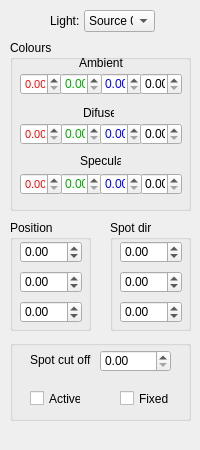
<?xml version="1.0" encoding="UTF-8"?>
<ui version="4.0">
 <class>DockWidgetLights</class>
 <widget class="QDockWidget" name="DockWidgetLights">
  <property name="geometry">
   <rect>
    <x>0</x>
    <y>0</y>
    <width>200</width>
    <height>450</height>
   </rect>
  </property>
  <property name="minimumSize">
   <size>
    <width>200</width>
    <height>450</height>
   </size>
  </property>
  <property name="maximumSize">
   <size>
    <width>200</width>
    <height>524287</height>
   </size>
  </property>
  <property name="allowedAreas">
   <set>Qt::LeftDockWidgetArea|Qt::RightDockWidgetArea</set>
  </property>
  <property name="windowTitle">
   <string>Lights Properties</string>
  </property>
  <widget class="QWidget" name="dockWidgetContents">
   <widget class="QGroupBox" name="groupBox">
    <property name="geometry">
     <rect>
      <x>10</x>
      <y>40</y>
      <width>181</width>
      <height>171</height>
     </rect>
    </property>
    <property name="title">
     <string>Colours</string>
    </property>
    <widget class="QDoubleSpinBox" name="ambientR">
     <property name="geometry">
      <rect>
       <x>10</x>
       <y>33</y>
       <width>42</width>
       <height>22</height>
      </rect>
     </property>
     <property name="palette">
      <palette>
       <active>
        <colorrole role="Text">
         <brush brushstyle="SolidPattern">
          <color alpha="255">
           <red>255</red>
           <green>0</green>
           <blue>0</blue>
          </color>
         </brush>
        </colorrole>
       </active>
       <inactive>
        <colorrole role="Text">
         <brush brushstyle="SolidPattern">
          <color alpha="255">
           <red>255</red>
           <green>0</green>
           <blue>0</blue>
          </color>
         </brush>
        </colorrole>
       </inactive>
       <disabled>
        <colorrole role="Text">
         <brush brushstyle="SolidPattern">
          <color alpha="255">
           <red>120</red>
           <green>120</green>
           <blue>120</blue>
          </color>
         </brush>
        </colorrole>
       </disabled>
      </palette>
     </property>
     <property name="font">
      <font>
       <pointsize>8</pointsize>
      </font>
     </property>
     <property name="toolTip">
      <string>value of R component</string>
     </property>
     <property name="maximum">
      <double>1.000000000000000</double>
     </property>
     <property name="singleStep">
      <double>0.100000000000000</double>
     </property>
    </widget>
    <widget class="QDoubleSpinBox" name="ambientB">
     <property name="geometry">
      <rect>
       <x>90</x>
       <y>33</y>
       <width>42</width>
       <height>22</height>
      </rect>
     </property>
     <property name="palette">
      <palette>
       <active>
        <colorrole role="Text">
         <brush brushstyle="SolidPattern">
          <color alpha="255">
           <red>0</red>
           <green>0</green>
           <blue>255</blue>
          </color>
         </brush>
        </colorrole>
       </active>
       <inactive>
        <colorrole role="Text">
         <brush brushstyle="SolidPattern">
          <color alpha="255">
           <red>0</red>
           <green>0</green>
           <blue>255</blue>
          </color>
         </brush>
        </colorrole>
       </inactive>
       <disabled>
        <colorrole role="Text">
         <brush brushstyle="SolidPattern">
          <color alpha="255">
           <red>120</red>
           <green>120</green>
           <blue>120</blue>
          </color>
         </brush>
        </colorrole>
       </disabled>
      </palette>
     </property>
     <property name="toolTip">
      <string>value of B component</string>
     </property>
     <property name="maximum">
      <double>1.000000000000000</double>
     </property>
     <property name="singleStep">
      <double>0.100000000000000</double>
     </property>
    </widget>
    <widget class="QDoubleSpinBox" name="ambientG">
     <property name="geometry">
      <rect>
       <x>50</x>
       <y>33</y>
       <width>42</width>
       <height>22</height>
      </rect>
     </property>
     <property name="palette">
      <palette>
       <active>
        <colorrole role="Text">
         <brush brushstyle="SolidPattern">
          <color alpha="255">
           <red>0</red>
           <green>170</green>
           <blue>0</blue>
          </color>
         </brush>
        </colorrole>
       </active>
       <inactive>
        <colorrole role="Text">
         <brush brushstyle="SolidPattern">
          <color alpha="255">
           <red>0</red>
           <green>170</green>
           <blue>0</blue>
          </color>
         </brush>
        </colorrole>
       </inactive>
       <disabled>
        <colorrole role="Text">
         <brush brushstyle="SolidPattern">
          <color alpha="255">
           <red>120</red>
           <green>120</green>
           <blue>120</blue>
          </color>
         </brush>
        </colorrole>
       </disabled>
      </palette>
     </property>
     <property name="toolTip">
      <string>value of G component</string>
     </property>
     <property name="maximum">
      <double>1.000000000000000</double>
     </property>
     <property name="singleStep">
      <double>0.100000000000000</double>
     </property>
    </widget>
    <widget class="QDoubleSpinBox" name="ambientA">
     <property name="geometry">
      <rect>
       <x>130</x>
       <y>33</y>
       <width>42</width>
       <height>22</height>
      </rect>
     </property>
     <property name="toolTip">
      <string>value of Alpha component</string>
     </property>
     <property name="maximum">
      <double>1.000000000000000</double>
     </property>
     <property name="singleStep">
      <double>0.100000000000000</double>
     </property>
    </widget>
    <widget class="QDoubleSpinBox" name="difuseG">
     <property name="geometry">
      <rect>
       <x>50</x>
       <y>83</y>
       <width>42</width>
       <height>22</height>
      </rect>
     </property>
     <property name="palette">
      <palette>
       <active>
        <colorrole role="Text">
         <brush brushstyle="SolidPattern">
          <color alpha="255">
           <red>0</red>
           <green>170</green>
           <blue>0</blue>
          </color>
         </brush>
        </colorrole>
       </active>
       <inactive>
        <colorrole role="Text">
         <brush brushstyle="SolidPattern">
          <color alpha="255">
           <red>0</red>
           <green>170</green>
           <blue>0</blue>
          </color>
         </brush>
        </colorrole>
       </inactive>
       <disabled>
        <colorrole role="Text">
         <brush brushstyle="SolidPattern">
          <color alpha="255">
           <red>120</red>
           <green>120</green>
           <blue>120</blue>
          </color>
         </brush>
        </colorrole>
       </disabled>
      </palette>
     </property>
     <property name="toolTip">
      <string>value of G component</string>
     </property>
     <property name="maximum">
      <double>1.000000000000000</double>
     </property>
     <property name="singleStep">
      <double>0.100000000000000</double>
     </property>
    </widget>
    <widget class="QDoubleSpinBox" name="difuseB">
     <property name="geometry">
      <rect>
       <x>90</x>
       <y>83</y>
       <width>42</width>
       <height>22</height>
      </rect>
     </property>
     <property name="palette">
      <palette>
       <active>
        <colorrole role="Text">
         <brush brushstyle="SolidPattern">
          <color alpha="255">
           <red>0</red>
           <green>0</green>
           <blue>255</blue>
          </color>
         </brush>
        </colorrole>
       </active>
       <inactive>
        <colorrole role="Text">
         <brush brushstyle="SolidPattern">
          <color alpha="255">
           <red>0</red>
           <green>0</green>
           <blue>255</blue>
          </color>
         </brush>
        </colorrole>
       </inactive>
       <disabled>
        <colorrole role="Text">
         <brush brushstyle="SolidPattern">
          <color alpha="255">
           <red>120</red>
           <green>120</green>
           <blue>120</blue>
          </color>
         </brush>
        </colorrole>
       </disabled>
      </palette>
     </property>
     <property name="toolTip">
      <string>value of B component</string>
     </property>
     <property name="maximum">
      <double>1.000000000000000</double>
     </property>
     <property name="singleStep">
      <double>0.100000000000000</double>
     </property>
    </widget>
    <widget class="QDoubleSpinBox" name="difuseA">
     <property name="geometry">
      <rect>
       <x>130</x>
       <y>83</y>
       <width>42</width>
       <height>22</height>
      </rect>
     </property>
     <property name="toolTip">
      <string>value of Alpha component</string>
     </property>
     <property name="maximum">
      <double>1.000000000000000</double>
     </property>
     <property name="singleStep">
      <double>0.100000000000000</double>
     </property>
    </widget>
    <widget class="QDoubleSpinBox" name="difuseR">
     <property name="geometry">
      <rect>
       <x>10</x>
       <y>83</y>
       <width>42</width>
       <height>22</height>
      </rect>
     </property>
     <property name="palette">
      <palette>
       <active>
        <colorrole role="Text">
         <brush brushstyle="SolidPattern">
          <color alpha="255">
           <red>255</red>
           <green>0</green>
           <blue>0</blue>
          </color>
         </brush>
        </colorrole>
       </active>
       <inactive>
        <colorrole role="Text">
         <brush brushstyle="SolidPattern">
          <color alpha="255">
           <red>255</red>
           <green>0</green>
           <blue>0</blue>
          </color>
         </brush>
        </colorrole>
       </inactive>
       <disabled>
        <colorrole role="Text">
         <brush brushstyle="SolidPattern">
          <color alpha="255">
           <red>120</red>
           <green>120</green>
           <blue>120</blue>
          </color>
         </brush>
        </colorrole>
       </disabled>
      </palette>
     </property>
     <property name="font">
      <font>
       <pointsize>8</pointsize>
      </font>
     </property>
     <property name="toolTip">
      <string>value of R component</string>
     </property>
     <property name="maximum">
      <double>1.000000000000000</double>
     </property>
     <property name="singleStep">
      <double>0.100000000000000</double>
     </property>
    </widget>
    <widget class="QDoubleSpinBox" name="specularA">
     <property name="geometry">
      <rect>
       <x>130</x>
       <y>133</y>
       <width>42</width>
       <height>22</height>
      </rect>
     </property>
     <property name="toolTip">
      <string>value of Alpha component</string>
     </property>
     <property name="maximum">
      <double>1.000000000000000</double>
     </property>
     <property name="singleStep">
      <double>0.100000000000000</double>
     </property>
    </widget>
    <widget class="QDoubleSpinBox" name="specularG">
     <property name="geometry">
      <rect>
       <x>50</x>
       <y>133</y>
       <width>42</width>
       <height>22</height>
      </rect>
     </property>
     <property name="palette">
      <palette>
       <active>
        <colorrole role="Text">
         <brush brushstyle="SolidPattern">
          <color alpha="255">
           <red>0</red>
           <green>170</green>
           <blue>0</blue>
          </color>
         </brush>
        </colorrole>
       </active>
       <inactive>
        <colorrole role="Text">
         <brush brushstyle="SolidPattern">
          <color alpha="255">
           <red>0</red>
           <green>170</green>
           <blue>0</blue>
          </color>
         </brush>
        </colorrole>
       </inactive>
       <disabled>
        <colorrole role="Text">
         <brush brushstyle="SolidPattern">
          <color alpha="255">
           <red>120</red>
           <green>120</green>
           <blue>120</blue>
          </color>
         </brush>
        </colorrole>
       </disabled>
      </palette>
     </property>
     <property name="toolTip">
      <string>value of G component</string>
     </property>
     <property name="maximum">
      <double>1.000000000000000</double>
     </property>
     <property name="singleStep">
      <double>0.100000000000000</double>
     </property>
    </widget>
    <widget class="QDoubleSpinBox" name="specularB">
     <property name="geometry">
      <rect>
       <x>90</x>
       <y>133</y>
       <width>42</width>
       <height>22</height>
      </rect>
     </property>
     <property name="palette">
      <palette>
       <active>
        <colorrole role="Text">
         <brush brushstyle="SolidPattern">
          <color alpha="255">
           <red>0</red>
           <green>0</green>
           <blue>255</blue>
          </color>
         </brush>
        </colorrole>
       </active>
       <inactive>
        <colorrole role="Text">
         <brush brushstyle="SolidPattern">
          <color alpha="255">
           <red>0</red>
           <green>0</green>
           <blue>255</blue>
          </color>
         </brush>
        </colorrole>
       </inactive>
       <disabled>
        <colorrole role="Text">
         <brush brushstyle="SolidPattern">
          <color alpha="255">
           <red>120</red>
           <green>120</green>
           <blue>120</blue>
          </color>
         </brush>
        </colorrole>
       </disabled>
      </palette>
     </property>
     <property name="toolTip">
      <string>value of B component</string>
     </property>
     <property name="maximum">
      <double>1.000000000000000</double>
     </property>
     <property name="singleStep">
      <double>0.100000000000000</double>
     </property>
    </widget>
    <widget class="QDoubleSpinBox" name="specularR">
     <property name="geometry">
      <rect>
       <x>10</x>
       <y>133</y>
       <width>42</width>
       <height>22</height>
      </rect>
     </property>
     <property name="palette">
      <palette>
       <active>
        <colorrole role="Text">
         <brush brushstyle="SolidPattern">
          <color alpha="255">
           <red>255</red>
           <green>0</green>
           <blue>0</blue>
          </color>
         </brush>
        </colorrole>
       </active>
       <inactive>
        <colorrole role="Text">
         <brush brushstyle="SolidPattern">
          <color alpha="255">
           <red>255</red>
           <green>0</green>
           <blue>0</blue>
          </color>
         </brush>
        </colorrole>
       </inactive>
       <disabled>
        <colorrole role="Text">
         <brush brushstyle="SolidPattern">
          <color alpha="255">
           <red>120</red>
           <green>120</green>
           <blue>120</blue>
          </color>
         </brush>
        </colorrole>
       </disabled>
      </palette>
     </property>
     <property name="font">
      <font>
       <pointsize>8</pointsize>
      </font>
     </property>
     <property name="toolTip">
      <string>value of R component</string>
     </property>
     <property name="maximum">
      <double>1.000000000000000</double>
     </property>
     <property name="singleStep">
      <double>0.100000000000000</double>
     </property>
    </widget>
    <widget class="QLabel" name="label">
     <property name="geometry">
      <rect>
       <x>69</x>
       <y>16</y>
       <width>46</width>
       <height>13</height>
      </rect>
     </property>
     <property name="text">
      <string>Ambient</string>
     </property>
    </widget>
    <widget class="QLabel" name="label_2">
     <property name="geometry">
      <rect>
       <x>73</x>
       <y>65</y>
       <width>31</width>
       <height>16</height>
      </rect>
     </property>
     <property name="text">
      <string>Difuse</string>
     </property>
    </widget>
    <widget class="QLabel" name="label_3">
     <property name="geometry">
      <rect>
       <x>70</x>
       <y>113</y>
       <width>41</width>
       <height>16</height>
      </rect>
     </property>
     <property name="text">
      <string>Specular</string>
     </property>
    </widget>
   </widget>
   <widget class="QComboBox" name="comboLightSource">
    <property name="geometry">
     <rect>
      <x>84</x>
      <y>10</y>
      <width>71</width>
      <height>22</height>
     </rect>
    </property>
    <property name="currentText">
     <string>Source 0</string>
    </property>
    <item>
     <property name="text">
      <string>Source 0</string>
     </property>
    </item>
    <item>
     <property name="text">
      <string>Source 1</string>
     </property>
    </item>
    <item>
     <property name="text">
      <string>Source 2</string>
     </property>
    </item>
    <item>
     <property name="text">
      <string>Source 3</string>
     </property>
    </item>
    <item>
     <property name="text">
      <string>Source 4</string>
     </property>
    </item>
    <item>
     <property name="text">
      <string>Source 5</string>
     </property>
    </item>
    <item>
     <property name="text">
      <string>Source 6</string>
     </property>
    </item>
    <item>
     <property name="text">
      <string>Source 7</string>
     </property>
    </item>
   </widget>
   <widget class="QGroupBox" name="groupBox_2">
    <property name="geometry">
     <rect>
      <x>10</x>
      <y>220</y>
      <width>81</width>
      <height>111</height>
     </rect>
    </property>
    <property name="title">
     <string>Position</string>
    </property>
    <widget class="QDoubleSpinBox" name="positionX">
     <property name="geometry">
      <rect>
       <x>10</x>
       <y>21</y>
       <width>62</width>
       <height>22</height>
      </rect>
     </property>
     <property name="toolTip">
      <string>value of X coordinate</string>
     </property>
     <property name="minimum">
      <double>-999999999.000000000000000</double>
     </property>
     <property name="maximum">
      <double>999999999.000000000000000</double>
     </property>
    </widget>
    <widget class="QDoubleSpinBox" name="positionY">
     <property name="geometry">
      <rect>
       <x>10</x>
       <y>51</y>
       <width>62</width>
       <height>22</height>
      </rect>
     </property>
     <property name="toolTip">
      <string>value of Y coordinate</string>
     </property>
     <property name="minimum">
      <double>-999999999.000000000000000</double>
     </property>
     <property name="maximum">
      <double>999999999.000000000000000</double>
     </property>
    </widget>
    <widget class="QDoubleSpinBox" name="positionZ">
     <property name="geometry">
      <rect>
       <x>10</x>
       <y>81</y>
       <width>62</width>
       <height>22</height>
      </rect>
     </property>
     <property name="toolTip">
      <string>value of Z coordinate</string>
     </property>
     <property name="minimum">
      <double>-999999999.000000000000000</double>
     </property>
     <property name="maximum">
      <double>999999999.000000000000000</double>
     </property>
    </widget>
   </widget>
   <widget class="QGroupBox" name="groupBox_3">
    <property name="geometry">
     <rect>
      <x>110</x>
      <y>220</y>
      <width>81</width>
      <height>111</height>
     </rect>
    </property>
    <property name="title">
     <string>Spot dir</string>
    </property>
    <widget class="QDoubleSpinBox" name="spotX">
     <property name="geometry">
      <rect>
       <x>10</x>
       <y>21</y>
       <width>62</width>
       <height>22</height>
      </rect>
     </property>
     <property name="toolTip">
      <string>value of X direction</string>
     </property>
     <property name="minimum">
      <double>-999999999.000000000000000</double>
     </property>
     <property name="maximum">
      <double>999999999.000000000000000</double>
     </property>
    </widget>
    <widget class="QDoubleSpinBox" name="spotY">
     <property name="geometry">
      <rect>
       <x>10</x>
       <y>51</y>
       <width>62</width>
       <height>22</height>
      </rect>
     </property>
     <property name="toolTip">
      <string>value of Y direction</string>
     </property>
     <property name="minimum">
      <double>-999999999.000000000000000</double>
     </property>
     <property name="maximum">
      <double>999999999.000000000000000</double>
     </property>
    </widget>
    <widget class="QDoubleSpinBox" name="spotZ">
     <property name="geometry">
      <rect>
       <x>10</x>
       <y>81</y>
       <width>62</width>
       <height>22</height>
      </rect>
     </property>
     <property name="toolTip">
      <string>value of Z direction</string>
     </property>
     <property name="minimum">
      <double>-999999999.000000000000000</double>
     </property>
     <property name="maximum">
      <double>999999999.000000000000000</double>
     </property>
    </widget>
   </widget>
   <widget class="QGroupBox" name="groupBox_4">
    <property name="geometry">
     <rect>
      <x>10</x>
      <y>340</y>
      <width>181</width>
      <height>81</height>
     </rect>
    </property>
    <property name="title">
     <string/>
    </property>
    <widget class="QDoubleSpinBox" name="spotAngle">
     <property name="geometry">
      <rect>
       <x>90</x>
       <y>10</y>
       <width>71</width>
       <height>22</height>
      </rect>
     </property>
     <property name="toolTip">
      <string>Angle of lighting cone</string>
     </property>
     <property name="maximum">
      <double>360.000000000000000</double>
     </property>
    </widget>
    <widget class="QLabel" name="label_4">
     <property name="geometry">
      <rect>
       <x>20</x>
       <y>10</y>
       <width>61</width>
       <height>20</height>
      </rect>
     </property>
     <property name="text">
      <string>Spot cut off</string>
     </property>
    </widget>
    <widget class="QCheckBox" name="checkActive">
     <property name="geometry">
      <rect>
       <x>20</x>
       <y>50</y>
       <width>51</width>
       <height>17</height>
      </rect>
     </property>
     <property name="toolTip">
      <string>Switch light source On/Off</string>
     </property>
     <property name="text">
      <string>Active</string>
     </property>
    </widget>
    <widget class="QCheckBox" name="checkFixed">
     <property name="enabled">
      <bool>true</bool>
     </property>
     <property name="geometry">
      <rect>
       <x>110</x>
       <y>50</y>
       <width>51</width>
       <height>17</height>
      </rect>
     </property>
     <property name="toolTip">
      <string>Viewer (fixed) or scene (floating) light source</string>
     </property>
     <property name="text">
      <string>Fixed</string>
     </property>
    </widget>
   </widget>
   <widget class="QLabel" name="label_5">
    <property name="geometry">
     <rect>
      <x>50</x>
      <y>13</y>
      <width>31</width>
      <height>16</height>
     </rect>
    </property>
    <property name="text">
     <string>Light:</string>
    </property>
   </widget>
  </widget>
 </widget>
 <resources/>
 <connections>
  <connection>
   <sender>ambientA</sender>
   <signal>valueChanged(double)</signal>
   <receiver>DockWidgetLights</receiver>
   <slot>ambientA(double)</slot>
   <hints>
    <hint type="sourcelabel">
     <x>160</x>
     <y>105</y>
    </hint>
    <hint type="destinationlabel">
     <x>99</x>
     <y>228</y>
    </hint>
   </hints>
  </connection>
  <connection>
   <sender>ambientB</sender>
   <signal>valueChanged(double)</signal>
   <receiver>DockWidgetLights</receiver>
   <slot>ambientB(double)</slot>
   <hints>
    <hint type="sourcelabel">
     <x>120</x>
     <y>105</y>
    </hint>
    <hint type="destinationlabel">
     <x>99</x>
     <y>228</y>
    </hint>
   </hints>
  </connection>
  <connection>
   <sender>ambientG</sender>
   <signal>valueChanged(double)</signal>
   <receiver>DockWidgetLights</receiver>
   <slot>ambientG(double)</slot>
   <hints>
    <hint type="sourcelabel">
     <x>80</x>
     <y>105</y>
    </hint>
    <hint type="destinationlabel">
     <x>99</x>
     <y>228</y>
    </hint>
   </hints>
  </connection>
  <connection>
   <sender>ambientR</sender>
   <signal>valueChanged(double)</signal>
   <receiver>DockWidgetLights</receiver>
   <slot>ambientR(double)</slot>
   <hints>
    <hint type="sourcelabel">
     <x>40</x>
     <y>105</y>
    </hint>
    <hint type="destinationlabel">
     <x>99</x>
     <y>228</y>
    </hint>
   </hints>
  </connection>
  <connection>
   <sender>specularA</sender>
   <signal>valueChanged(double)</signal>
   <receiver>DockWidgetLights</receiver>
   <slot>specularA(double)</slot>
   <hints>
    <hint type="sourcelabel">
     <x>160</x>
     <y>205</y>
    </hint>
    <hint type="destinationlabel">
     <x>99</x>
     <y>228</y>
    </hint>
   </hints>
  </connection>
  <connection>
   <sender>specularB</sender>
   <signal>valueChanged(double)</signal>
   <receiver>DockWidgetLights</receiver>
   <slot>specularB(double)</slot>
   <hints>
    <hint type="sourcelabel">
     <x>120</x>
     <y>205</y>
    </hint>
    <hint type="destinationlabel">
     <x>99</x>
     <y>228</y>
    </hint>
   </hints>
  </connection>
  <connection>
   <sender>specularG</sender>
   <signal>valueChanged(double)</signal>
   <receiver>DockWidgetLights</receiver>
   <slot>specularG(double)</slot>
   <hints>
    <hint type="sourcelabel">
     <x>80</x>
     <y>205</y>
    </hint>
    <hint type="destinationlabel">
     <x>99</x>
     <y>228</y>
    </hint>
   </hints>
  </connection>
  <connection>
   <sender>specularR</sender>
   <signal>valueChanged(double)</signal>
   <receiver>DockWidgetLights</receiver>
   <slot>specularR(double)</slot>
   <hints>
    <hint type="sourcelabel">
     <x>40</x>
     <y>205</y>
    </hint>
    <hint type="destinationlabel">
     <x>99</x>
     <y>228</y>
    </hint>
   </hints>
  </connection>
  <connection>
   <sender>difuseA</sender>
   <signal>valueChanged(double)</signal>
   <receiver>DockWidgetLights</receiver>
   <slot>difuseA(double)</slot>
   <hints>
    <hint type="sourcelabel">
     <x>160</x>
     <y>155</y>
    </hint>
    <hint type="destinationlabel">
     <x>99</x>
     <y>228</y>
    </hint>
   </hints>
  </connection>
  <connection>
   <sender>difuseB</sender>
   <signal>valueChanged(double)</signal>
   <receiver>DockWidgetLights</receiver>
   <slot>difuseB(double)</slot>
   <hints>
    <hint type="sourcelabel">
     <x>120</x>
     <y>155</y>
    </hint>
    <hint type="destinationlabel">
     <x>99</x>
     <y>228</y>
    </hint>
   </hints>
  </connection>
  <connection>
   <sender>difuseG</sender>
   <signal>valueChanged(double)</signal>
   <receiver>DockWidgetLights</receiver>
   <slot>difuseG(double)</slot>
   <hints>
    <hint type="sourcelabel">
     <x>80</x>
     <y>155</y>
    </hint>
    <hint type="destinationlabel">
     <x>99</x>
     <y>228</y>
    </hint>
   </hints>
  </connection>
  <connection>
   <sender>difuseR</sender>
   <signal>valueChanged(double)</signal>
   <receiver>DockWidgetLights</receiver>
   <slot>difuseR(double)</slot>
   <hints>
    <hint type="sourcelabel">
     <x>40</x>
     <y>155</y>
    </hint>
    <hint type="destinationlabel">
     <x>99</x>
     <y>228</y>
    </hint>
   </hints>
  </connection>
  <connection>
   <sender>comboLightSource</sender>
   <signal>currentIndexChanged(int)</signal>
   <receiver>DockWidgetLights</receiver>
   <slot>selectSource(int)</slot>
   <hints>
    <hint type="sourcelabel">
     <x>119</x>
     <y>42</y>
    </hint>
    <hint type="destinationlabel">
     <x>99</x>
     <y>228</y>
    </hint>
   </hints>
  </connection>
  <connection>
   <sender>checkActive</sender>
   <signal>stateChanged(int)</signal>
   <receiver>DockWidgetLights</receiver>
   <slot>setActive(int)</slot>
   <hints>
    <hint type="sourcelabel">
     <x>55</x>
     <y>420</y>
    </hint>
    <hint type="destinationlabel">
     <x>99</x>
     <y>228</y>
    </hint>
   </hints>
  </connection>
  <connection>
   <sender>checkFixed</sender>
   <signal>stateChanged(int)</signal>
   <receiver>DockWidgetLights</receiver>
   <slot>setFixed(int)</slot>
   <hints>
    <hint type="sourcelabel">
     <x>145</x>
     <y>420</y>
    </hint>
    <hint type="destinationlabel">
     <x>99</x>
     <y>228</y>
    </hint>
   </hints>
  </connection>
  <connection>
   <sender>positionX</sender>
   <signal>valueChanged(double)</signal>
   <receiver>DockWidgetLights</receiver>
   <slot>positionX(double)</slot>
   <hints>
    <hint type="sourcelabel">
     <x>50</x>
     <y>273</y>
    </hint>
    <hint type="destinationlabel">
     <x>99</x>
     <y>228</y>
    </hint>
   </hints>
  </connection>
  <connection>
   <sender>positionY</sender>
   <signal>valueChanged(double)</signal>
   <receiver>DockWidgetLights</receiver>
   <slot>positionY(double)</slot>
   <hints>
    <hint type="sourcelabel">
     <x>50</x>
     <y>303</y>
    </hint>
    <hint type="destinationlabel">
     <x>99</x>
     <y>228</y>
    </hint>
   </hints>
  </connection>
  <connection>
   <sender>positionZ</sender>
   <signal>valueChanged(double)</signal>
   <receiver>DockWidgetLights</receiver>
   <slot>positionZ(double)</slot>
   <hints>
    <hint type="sourcelabel">
     <x>50</x>
     <y>333</y>
    </hint>
    <hint type="destinationlabel">
     <x>99</x>
     <y>228</y>
    </hint>
   </hints>
  </connection>
  <connection>
   <sender>spotX</sender>
   <signal>valueChanged(double)</signal>
   <receiver>DockWidgetLights</receiver>
   <slot>spotDirX(double)</slot>
   <hints>
    <hint type="sourcelabel">
     <x>150</x>
     <y>273</y>
    </hint>
    <hint type="destinationlabel">
     <x>99</x>
     <y>228</y>
    </hint>
   </hints>
  </connection>
  <connection>
   <sender>spotY</sender>
   <signal>valueChanged(double)</signal>
   <receiver>DockWidgetLights</receiver>
   <slot>spotDirY(double)</slot>
   <hints>
    <hint type="sourcelabel">
     <x>150</x>
     <y>303</y>
    </hint>
    <hint type="destinationlabel">
     <x>99</x>
     <y>228</y>
    </hint>
   </hints>
  </connection>
  <connection>
   <sender>spotZ</sender>
   <signal>valueChanged(double)</signal>
   <receiver>DockWidgetLights</receiver>
   <slot>spotDirZ(double)</slot>
   <hints>
    <hint type="sourcelabel">
     <x>150</x>
     <y>333</y>
    </hint>
    <hint type="destinationlabel">
     <x>99</x>
     <y>228</y>
    </hint>
   </hints>
  </connection>
  <connection>
   <sender>spotAngle</sender>
   <signal>valueChanged(double)</signal>
   <receiver>DockWidgetLights</receiver>
   <slot>spotAngle(double)</slot>
   <hints>
    <hint type="sourcelabel">
     <x>135</x>
     <y>382</y>
    </hint>
    <hint type="destinationlabel">
     <x>99</x>
     <y>228</y>
    </hint>
   </hints>
  </connection>
 </connections>
 <slots>
  <slot>ambientR(double)</slot>
  <slot>ambientG(double)</slot>
  <slot>ambientB(double)</slot>
  <slot>ambientA(double)</slot>
  <slot>difuseR(double)</slot>
  <slot>difuseG(double)</slot>
  <slot>difuseB(double)</slot>
  <slot>difuseA(double)</slot>
  <slot>specularR(double)</slot>
  <slot>specularG(double)</slot>
  <slot>specularB(double)</slot>
  <slot>specularA(double)</slot>
  <slot>selectSource(int)</slot>
  <slot>setActive(int)</slot>
  <slot>setFixed(int)</slot>
  <slot>positionX(double)</slot>
  <slot>positionY(double)</slot>
  <slot>positionZ(double)</slot>
  <slot>spotDirX(double)</slot>
  <slot>spotDirY(double)</slot>
  <slot>spotDirZ(double)</slot>
  <slot>spotAngle(double)</slot>
 </slots>
</ui>
